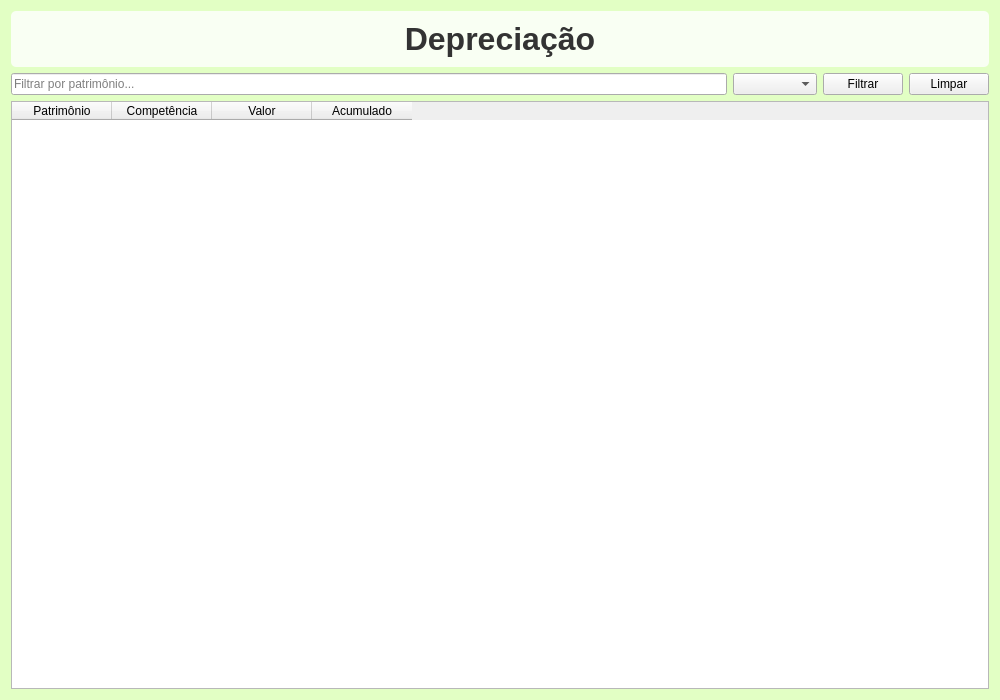
<?xml version="1.0" encoding="UTF-8"?>
<ui version="4.0">
 <class>DepreciacaoWindow</class>
 <widget class="QWidget" name="DepreciacaoWindow">
  <property name="geometry">
   <rect>
    <x>0</x>
    <y>0</y>
    <width>1000</width>
    <height>700</height>
   </rect>
  </property>
  <property name="windowTitle">
   <string>Depreciação</string>
  </property>
  <property name="styleSheet">
   <string notr="true">#DepreciacaoWindow
{
background-color: rgb(226, 255, 196);
}</string>
  </property>
  <layout class="QVBoxLayout" name="verticalLayout">
   <item>
    <widget class="QLabel" name="lbl_title">
     <property name="font">
      <font>
       <pointsize>24</pointsize>
       <bold>true</bold>
      </font>
     </property>
     <property name="styleSheet">
      <string notr="true">color: #333333;
background: rgba(255, 255, 255, 0.8);
padding: 10px;
border-radius: 5px;</string>
     </property>
     <property name="text">
      <string>Depreciação</string>
     </property>
     <property name="alignment">
      <set>Qt::AlignmentFlag::AlignCenter</set>
     </property>
    </widget>
   </item>
   <item>
    <layout class="QHBoxLayout" name="filtersLayout">
     <item>
      <widget class="QLineEdit" name="le_patrimonio">
       <property name="placeholderText">
        <string>Filtrar por patrimônio...</string>
       </property>
      </widget>
     </item>
     <item>
      <widget class="QComboBox" name="cb_categoria">
       <property name="placeholderText">
        <string>Categoria</string>
       </property>
      </widget>
     </item>
     <item>
      <widget class="QPushButton" name="btn_filtrar">
       <property name="text">
        <string>Filtrar</string>
       </property>
      </widget>
     </item>
     <item>
      <widget class="QPushButton" name="btn_limpar">
       <property name="text">
        <string>Limpar</string>
       </property>
      </widget>
     </item>
    </layout>
   </item>
   <item>
    <widget class="QTableWidget" name="tbl_dep">
     <property name="editTriggers">
      <set>QAbstractItemView::EditTrigger::NoEditTriggers</set>
     </property>
     <property name="selectionBehavior">
      <enum>QAbstractItemView::SelectionBehavior::SelectRows</enum>
     </property>
     <property name="rowCount">
      <number>0</number>
     </property>
     <property name="columnCount">
      <number>4</number>
     </property>
     <column>
      <property name="text">
       <string>Patrimônio</string>
      </property>
     </column>
     <column>
      <property name="text">
       <string>Competência</string>
      </property>
     </column>
     <column>
      <property name="text">
       <string>Valor</string>
      </property>
     </column>
     <column>
      <property name="text">
       <string>Acumulado</string>
      </property>
     </column>
    </widget>
   </item>
  </layout>
 </widget>
 <resources/>
 <connections/>
</ui>
